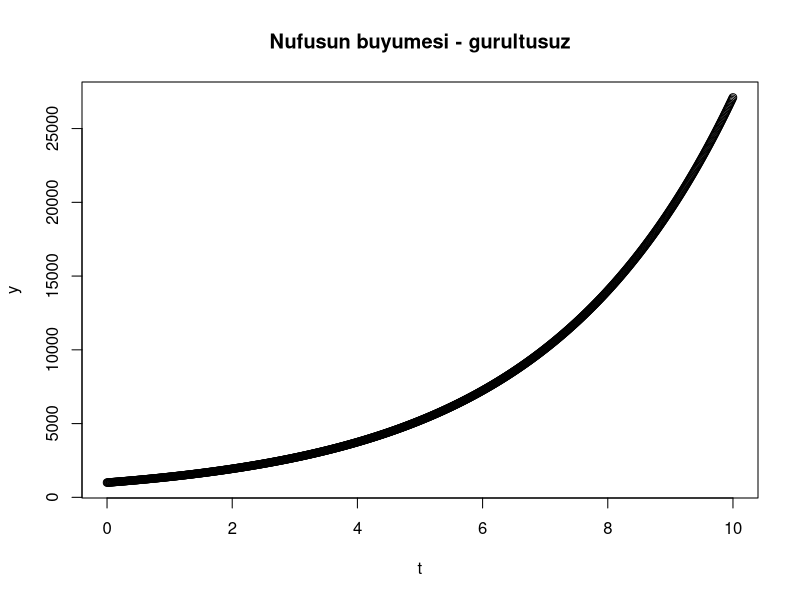
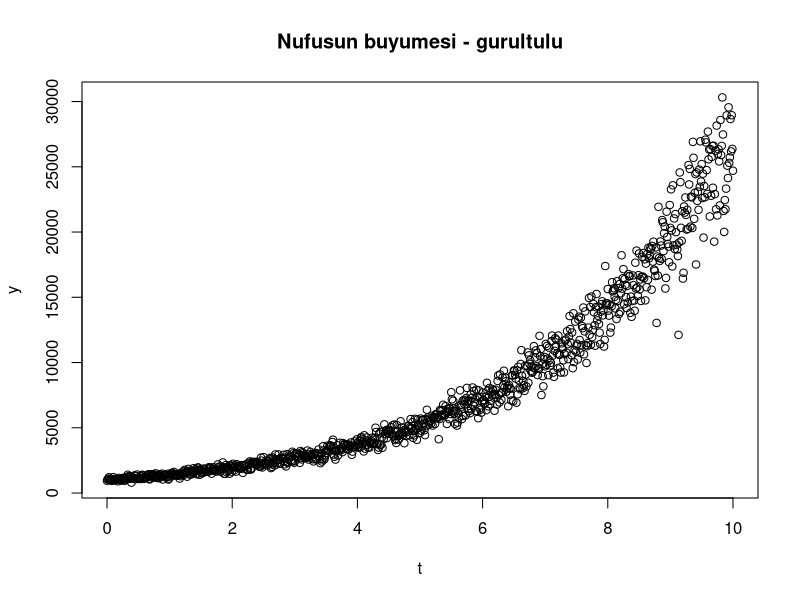
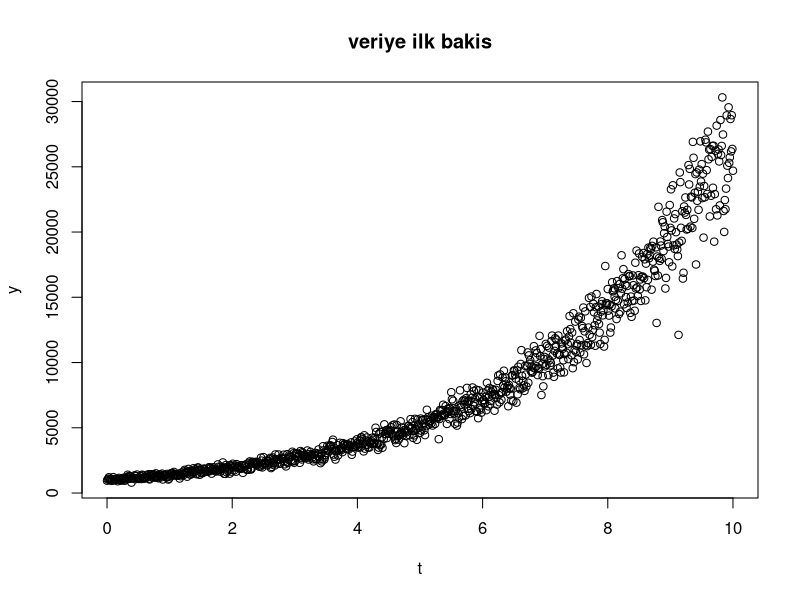
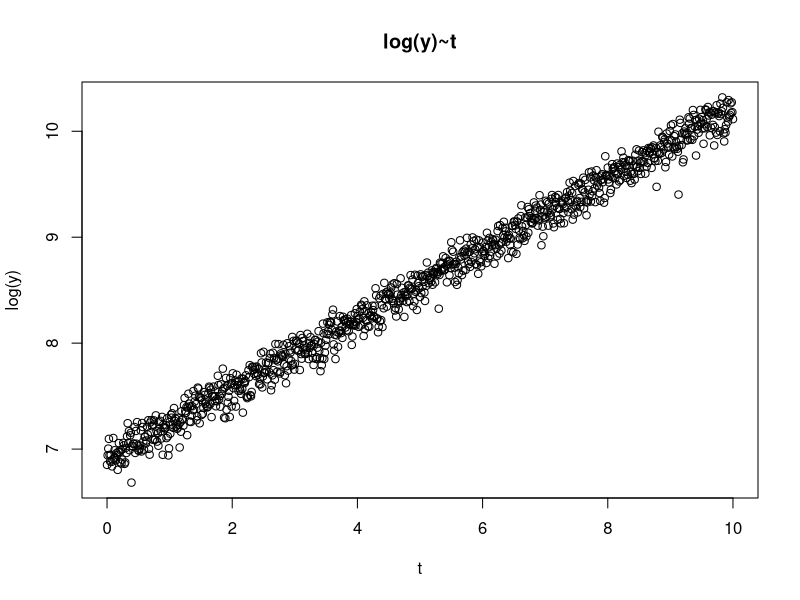

Generate these figures, in order, with R:
# ~: tilde isareti
# #: number sign - diyez isareti 
# https://learnr4free.com - Cok sayida Turkce kaynak
# Guzel bir ornek kitap ve uygulamalar: Ahmet Akgul: https://rpydaneogrendim.github.io/rEkonometri/

#################################################################
##Lineer regresyon
#################################################################
#R'de lineer regresyon lm() fonksiyonu ile tahmin edilir
#################################################################
#ornek: ustel buyume modeli y(t) = y_0* e^(k*t) simule etmek ve parametrelerini tashmin etmek

#zaman ekseni
t <- seq(0,10, by = 0.01)
t

#k = 0.33 ve baslangic degeri y_0 = 1000 olacak sekilde y degerlerini simüle et
y <- 1000*exp(0.33*t)
y
plot(y~t, main="Nufusun buyumesi - gurultusuz")

# gurultu eklemek

y <- y * rnorm(n = length(y), mean = 1, sd = 0.1)
y
#cizdirelim
plot(y~t, main="Nufusun buyumesi - gurultulu")


## ln alalim. z = ln(y_t) =ln(y_0) + k*t = alpha + beta*t
## alpha = ln(y_0)
## beta = k

##y degiskenini donusturelim
z <- log(y)
z

#model kuralim
#z: bagimli degisken
#t: bagimsiz degisken
mod <- lm(z~t)
summary(mod)

# katsayilari ayirmak (extract the coefficients)
mod.c <- coefficients(mod)
mod.c

# alpha'yi ayirmak
alpha <- mod.c[1]
alpha

# beta'yi ayirmak
beta <- mod.c[2]
beta

#y_0'i hesaplamak
#y_0 = e^alpha
y0 <- exp(alpha)
y0

#k'yi hesaplamak
#k = beta
k <- beta
k

#tahmin edilen parametreleri yazdirmak
sprintf("y0 = %s; k = %s", y0, k)

#gercek degerlerin: y0 = 1000 ve k = 0.33 oldugunu biliyoruz
#tahminlerimizin guven araligini olusturalim

# tahmin edilen parametrelerimizin guven araligi
mod.i <- confint(mod, level = 0.95)
mod.i


##y0 icin guven araligi

alt <- exp(mod.i[1,1])
alt
ust <- exp(mod.i[1,2])
ust

#yazdiralim
sprintf("guven araligi y0: %s- %s", round(alt,1), round(ust,1))


#################################################################
## Model Secimi
#################################################################

y
t
#veriyi cizdirmek
plot(y~t, main = "veriye ilk bakis")


plot(log(y)~t, main = "log(y)~t")

# veri cercevesi (data.frame) olusturmak

veri <- data.frame(log.y = log(y), t1 = t, t2 = t^2, t3 = t^3)
veri

# modeli tahmin etmek
mod <- lm(log.y ~ t1 + t2 + t3, data = veri)

#ozet sonuclar

summary(mod)

## yeni model: 

mod2 <- lm(log.y ~ t1, data = veri)
mod2
#ozet sonuclar

summary(mod2)


## katsayıları ayiklamak

mod.c <- coef(mod2)
mod.c

## y0

y0 <- exp(mod.c[1])
y0

## k

k<- mod.c[2]

## sonuclari yazdiralim
sprintf("y0 = %s; k = %s", y0,k)
